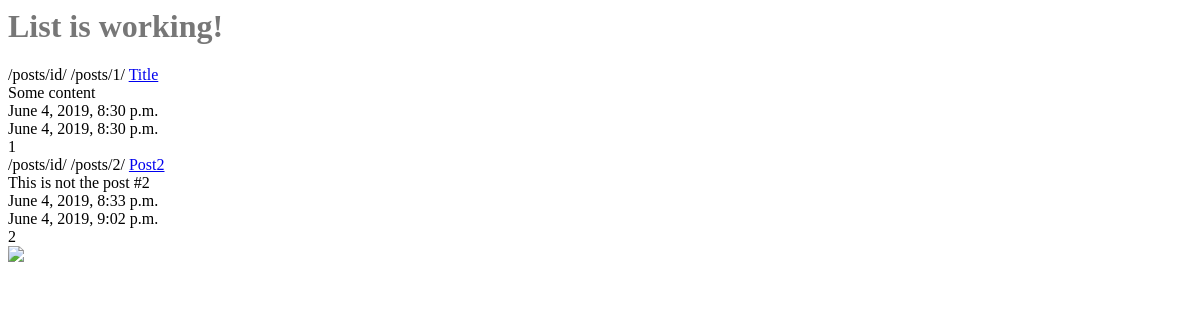
/posts/, run on an earlier commit of the app's database.
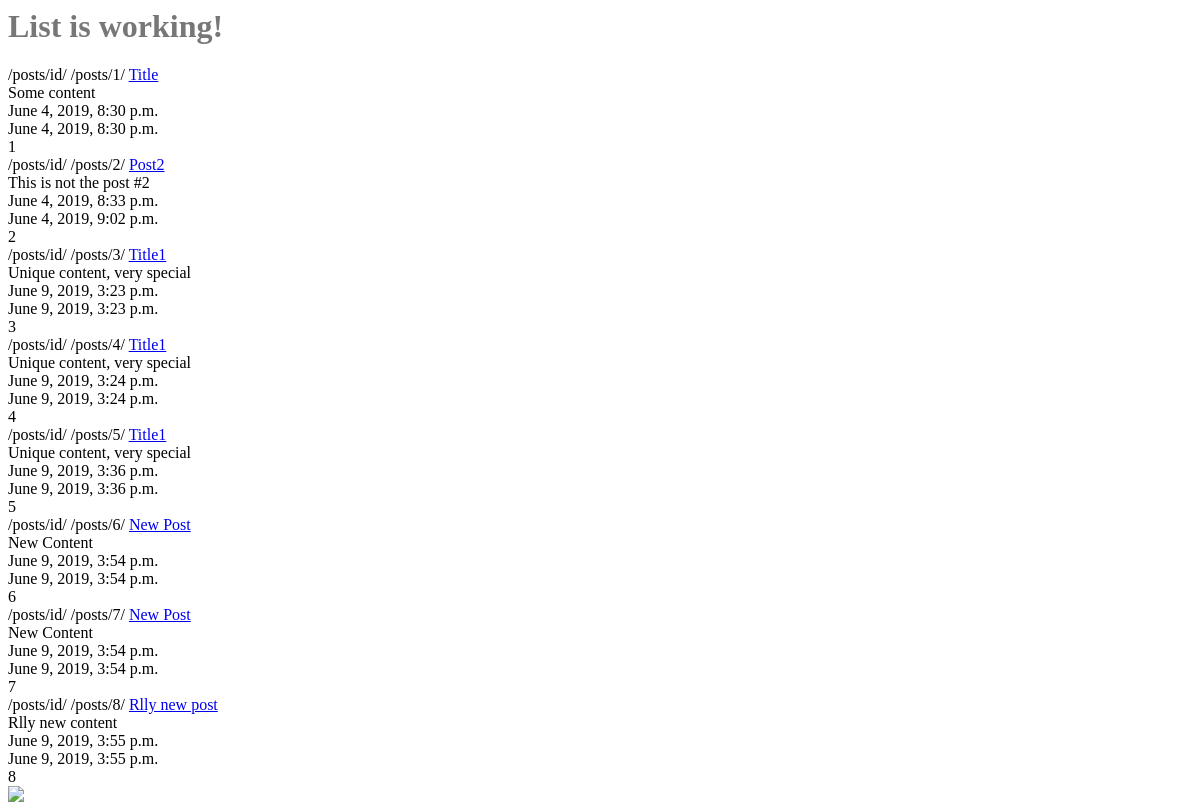
And on a later commit of the database.
### posts/models.py (models this page shows, shortened)
class Post(models.Model):
    title = models.CharField(max_length=120)
    content = models.TextField()
    updated = models.DateTimeField(auto_now=True, auto_now_add=False)
    timestamp = models.DateTimeField(auto_now=False, auto_now_add=True)
    def get_absolute_url(self):
        return reverse("posts:detail", kwargs={"id": self.id})

### posts/views.py (the view)
def post_list(request):
	queryset = Post.objects.all()
	context = {
		"object_list": queryset,
		"title": "List"
	}
	return render(request, "post_list.html", context)

### templates/post_list.html
{% extends "base.html" %}
{% block content %}
<h1>{{ title }} is working!</h1>
{% for obj in object_list %}
/posts/id/
{% url "posts:detail" id=obj.id %}
<a href='{{ obj.get_absolute_url }}'>{{ obj.title }}</a><br/>
{{ obj.content }}<br/>
{{ obj.timestamp }}<br/>
{{ obj.updated }}<br/>
{{ obj.id }}<br/>
{% endfor %}
{% endblock content %}

### templates/base.html (shortened to what this page needs)
{% load staticfiles %}
<html>
<head>
<link rel='stylesheet' href='{% static "css/base.css" %}' />
</head>
<body>
<div class='container'>
{% block content %}{% endblock content %}
</div>
<img src='{% static "img/beach.jgp" %}' />
</body>
</html>

### static/css/base.css (style rules this page uses)
h1 { color: #777777; }

What changed in the data, as far as the page shows it:
added Post: id "/posts/3/", title "Title1", content "Unique content, very special", timestamp "June 9, 2019, 3:23 p.m.", updated "June 9, 2019, 3:23 p.m.", id "3"
added Post: id "/posts/4/", title "Title1", content "Unique content, very special", timestamp "June 9, 2019, 3:24 p.m.", updated "June 9, 2019, 3:24 p.m.", id "4"
added Post: id "/posts/5/", title "Title1", content "Unique content, very special", timestamp "June 9, 2019, 3:36 p.m.", updated "June 9, 2019, 3:36 p.m.", id "5"
added Post: id "/posts/6/", title "New Post", content "New Content", timestamp "June 9, 2019, 3:54 p.m.", updated "June 9, 2019, 3:54 p.m.", id "6"
added Post: id "/posts/7/", title "New Post", content "New Content", timestamp "June 9, 2019, 3:54 p.m.", updated "June 9, 2019, 3:54 p.m.", id "7"
added Post: id "/posts/8/", title "Rlly new post", content "Rlly new content", timestamp "June 9, 2019, 3:55 p.m.", updated "June 9, 2019, 3:55 p.m.", id "8"
